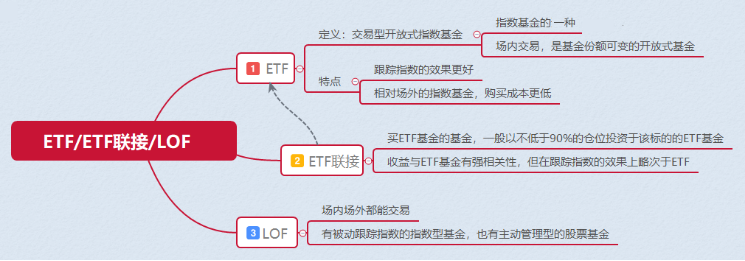
#> input picture xmind/理财/ETF-LOF.png, 745 x 261 px
$ python -i data_argument.py   (imports and definitions only)   (older library calls are emulated)
#> lines starting #> are read from the running program, lines starting #| are printed output that depends on the picture
#> further down, picture is the input picture: PIL image 745x261 RGBA; mean R, G, B, A 215.1, 212.6, 224.1, 255
# -*- coding: utf-8 -*-
# @Time    : 2019/4/15 11:16
# @Author  : ljf


"""数据增强
   1. 翻转变换 flip
   2. 随机修剪 random crop
   3. 色彩抖动 color jittering
   4. 平移变换 shift
   5. 尺度变换 scale
   6. 对比度变换 contrast
   7. 噪声扰动 noise
   8. 旋转变换/反射变换 Rotation/reflection
   author: XiJun.Gong
   date:2016-11-29
"""

from PIL import Image, ImageEnhance, ImageOps, ImageFile, ImageChops
import numpy as np
import random
import cv2
import os
import time
import logging
import glob
import argparse
import time


# [7 lines left out: function str2bool, not called in this run]


# basic
parser = argparse.ArgumentParser(description="data argumentation of images")
# [59 lines not run here, left out]

logger = logging.getLogger(__name__)
ImageFile.LOAD_TRUNCATED_IMAGES = True


class DataAugmentation:
    """
    包含数据增强的八种方式
    """

    def __init__(self):
        pass

    @staticmethod
    def openImage(image):
        return Image.open(image, mode="r")

    # [27 lines left out: functions randomRotation, randomCrop, not called in this run]

    @staticmethod
    def randomColor(image):
        """
        对图像进行颜色抖动
        :param image: PIL的图像image
        :return: 有颜色色差的图像image
        """
        random_factor = np.random.randint(0, 31) / 10.  # 随机因子
        color_image = ImageEnhance.Color(
            image).enhance(random_factor)  # 调整图像的饱和度
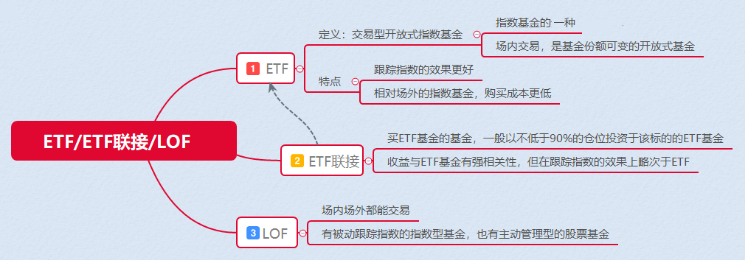
#> color_image: PIL image 745x261 RGBA; mean R, G, B, A 214.9, 211.9, 225.5, 255
        random_factor = np.random.randint(10, 21) / 10.  # 随机因子
        brightness_image = ImageEnhance.Brightness(
            color_image).enhance(random_factor)  # 调整图像的亮度
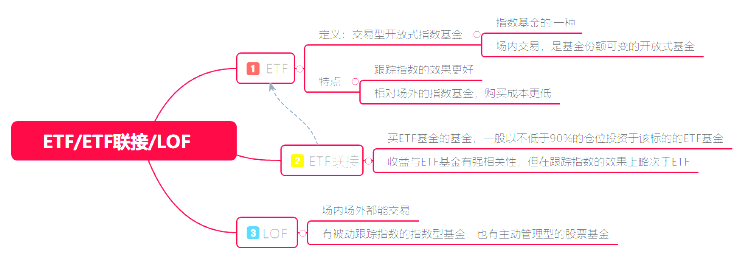
#> brightness_image: PIL image 745x261 RGBA; mean R, G, B, A 252.5, 238.4, 242.2, 255
        random_factor = np.random.randint(10, 21) / 10.  # 随机因1子
        contrast_image = ImageEnhance.Contrast(
            brightness_image).enhance(random_factor)  # 调整图像对比度
        random_factor = np.random.randint(0, 31) / 10.  # 随机因子
        return ImageEnhance.Sharpness(
            contrast_image).enhance(random_factor)  # 调整图像锐度
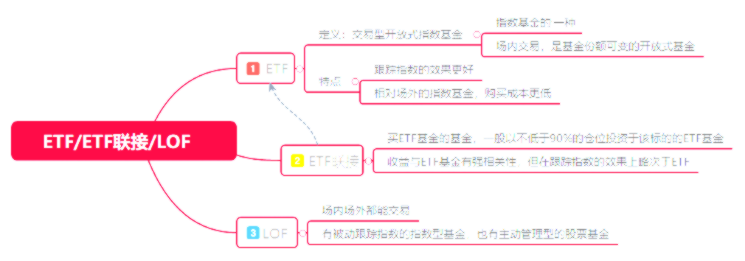
#> returned value: PIL image 745x261 RGBA; mean R, G, B, A 252.4, 238.3, 242.1, 255

    # [31 lines left out: function randomGaussian, not called in this run]

    @staticmethod
    def saveImage(image, path):
        image.save(path)


class DataArgument(object):
    # [13 lines left out: functions __init__, RandomCrop, not called in this run]

    def ImageResize(self,image):

        return image.resize((args.w,args.h))
    # [24 lines left out: functions ImgeRotate, ImageTranslation, not called in this run]

    def ImageNoise(self):
        pass

    def ImageColor(self):
        pass

    def SaveImage(self, img, save_path):
        img.save(save_path)


# [126 lines left out: function main, not called in this run]


# [2 lines not run here, left out]

>>> from PIL import Image
>>> picture = Image.open('../xmind/理财/ETF-LOF.png')
>>> result = DataAugmentation().randomColor(picture)
